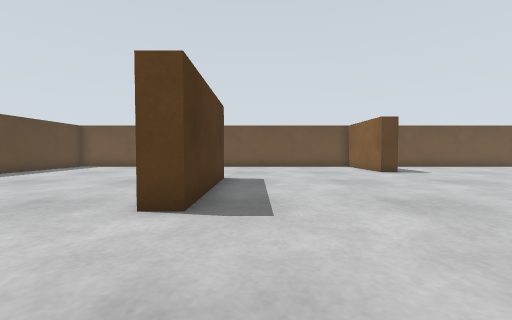
[1] (above)

17 first-person views from a walk through a world built for the Gazebo simulator. The camera is 0.19 m above the floor, tilts 2° down and sees 90° across. The floor is counted in squares, 0.2 m on a side. Each view is taken from the middle of a square. On the plan, view 1 faces up. The plan holds only what a view shows up to about 11 squares ahead; the rest is blank. The place goes on beyond the plan.

[2]
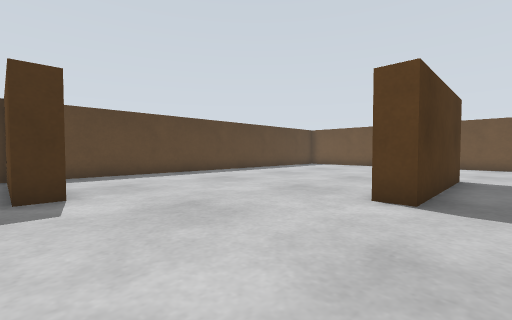

[3]
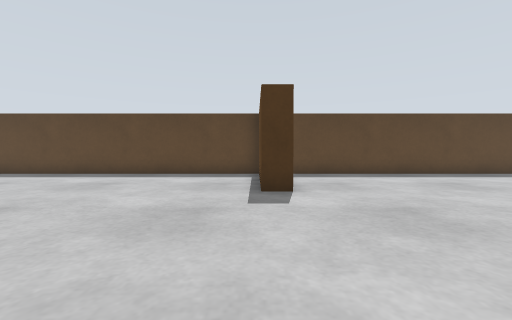

[4]
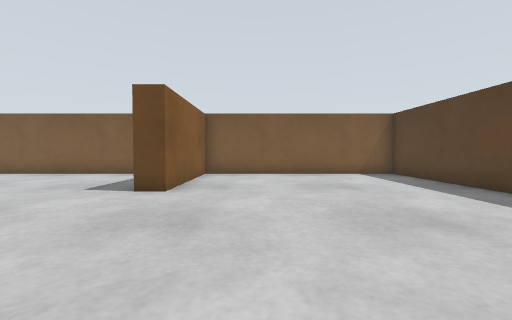

[5]
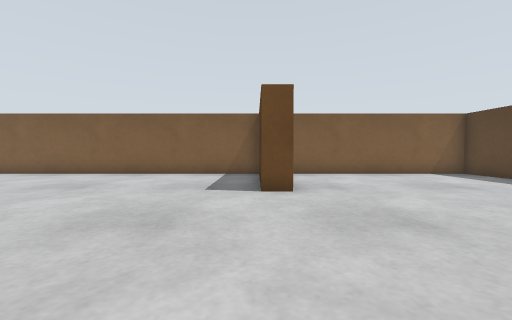

[6]
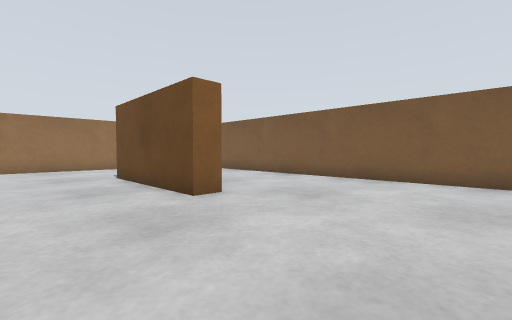

[7]
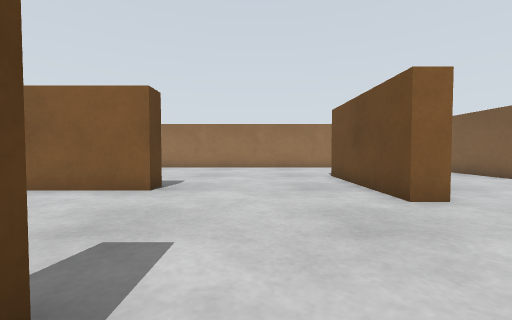

[8]
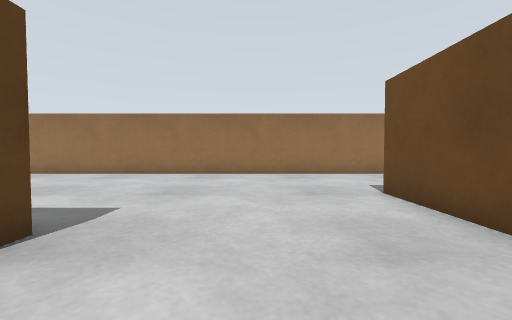

[9]
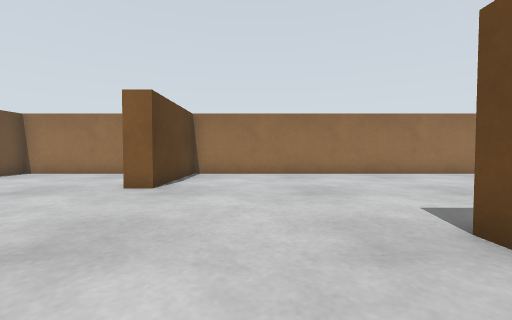

[10]
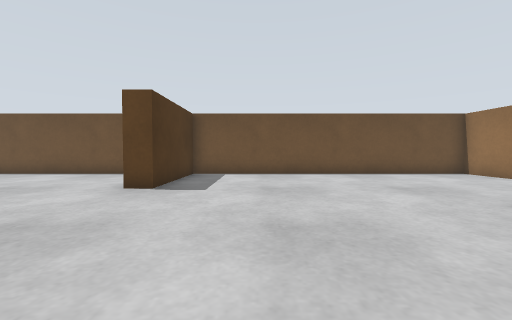

[11]
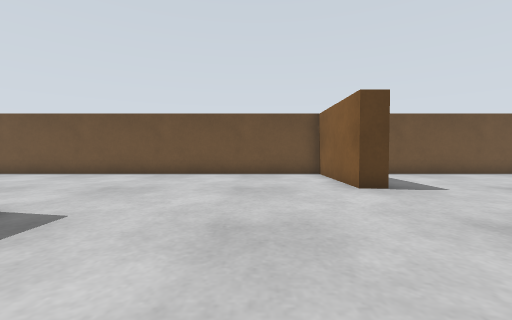

[12]
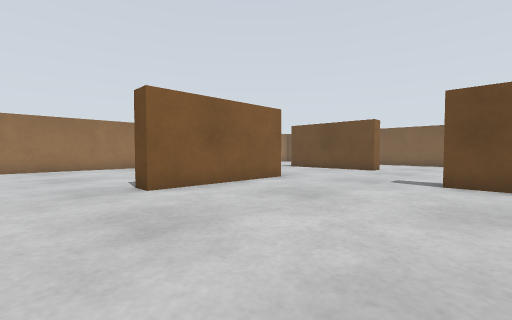

[13]
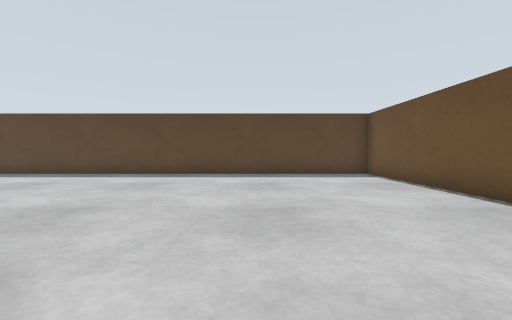

[14]
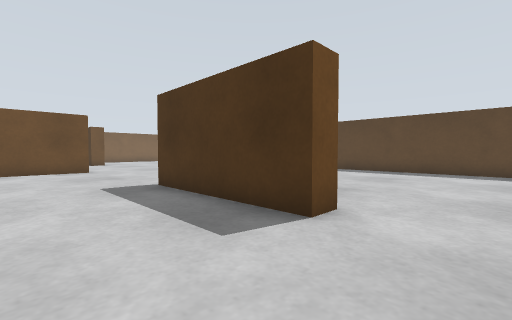

[15]
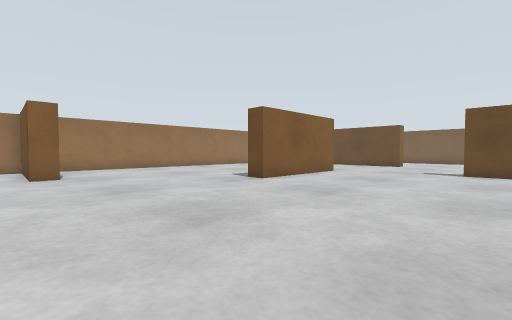

[16]
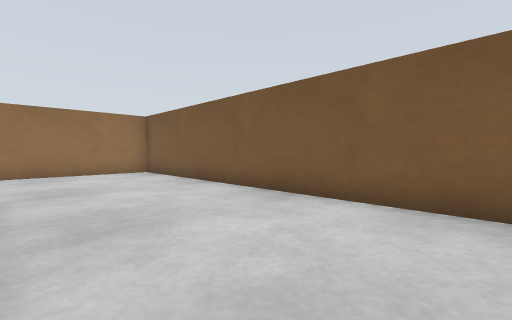

[17]
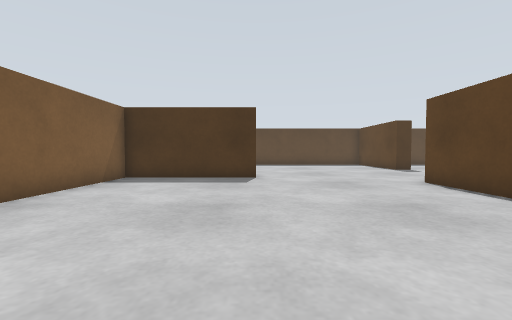

### Floor plan
Points are (right, up) in squares from view 1. A wall is a line through its corners. A room is listed if a view was taken in it or the views show most of it. See-through windows are left out.
Room 1 (views 1, 2, 3, 4, 5, 6, 7, 8, 9, 10, 11, 12, 13, 14, 15, 16, 17)
walls: (2, -2.9) (-0.8, -2.9); (-0.5, -2.1) (4.2, -2.1); (9.9, -1.5) (9.1, -1.5) (9.1, 3.5) (9.9, 3.5); (-2, 9) (-1.1, 9) (-1.1, 4) (-1.9, 4); (-6, 0) (-6, -0.9) (-10.7, -0.9) (-10.7, -12.7) (-2.9, -12.7) (-2.9, -8) (-2.1, -8) (-2.1, -12.7) (17, -12.7); (7.7, -7.8) (7.7, -6.9) (12.8, -6.9); (17.7, -12) (17.7, 8.6) (13.5, 8.6) (13.5, 9.4) (17.7, 9.4) (17.7, 15.7) (6.4, 15.7) (6.4, 11.5) (5.6, 11.5) (5.6, 15.7) (-10.7, 15.7) (-10.7, 0.3)

Positions as (right, up) in squares from view 1, and headings:
1: (0, 0), facing up
2: (0, -1), facing up-left
3: (0, -1), facing left
4: (-5, -2), facing down
5: (-2, -2), facing down
6: (3, -4), facing down-right
7: (3, -4), facing right
8: (7, -4), facing right
9: (7, 6), facing right
10: (9, 5), facing up
11: (3, 5), facing up
12: (3, 6), facing down-right
13: (0, 11), facing left
14: (2, 11), facing down-left
15: (3, 10), facing down-right
16: (6, -8), facing down-right
17: (7, -8), facing left
